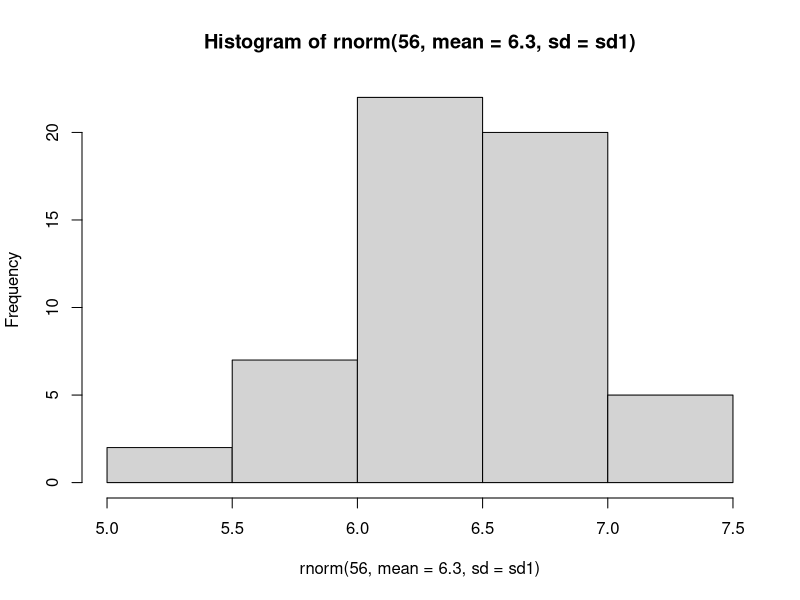
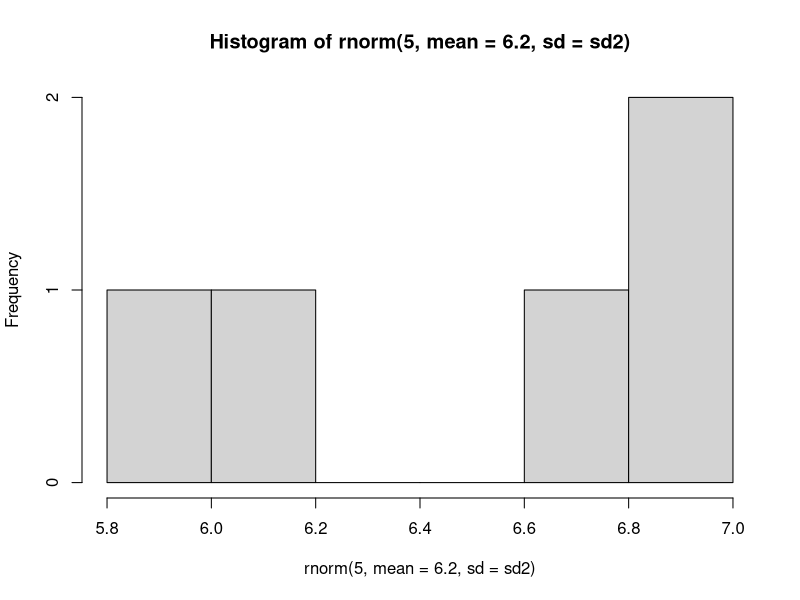
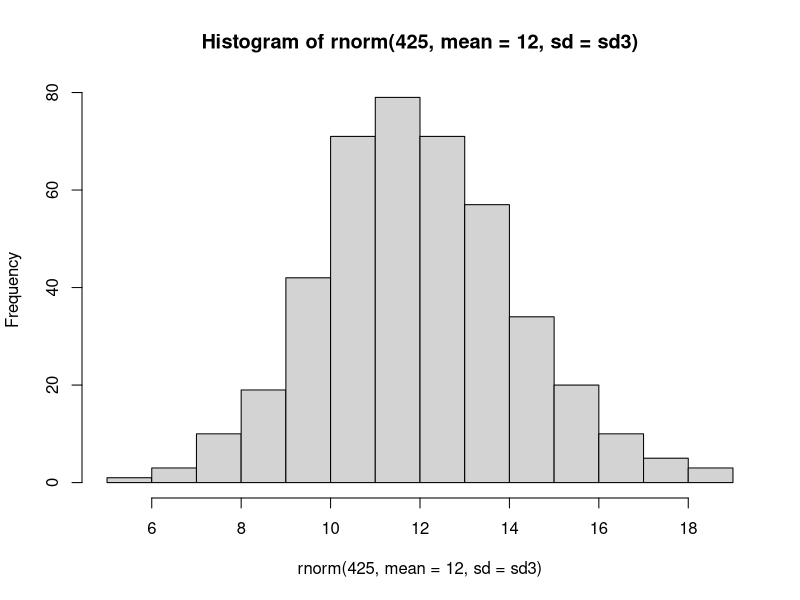
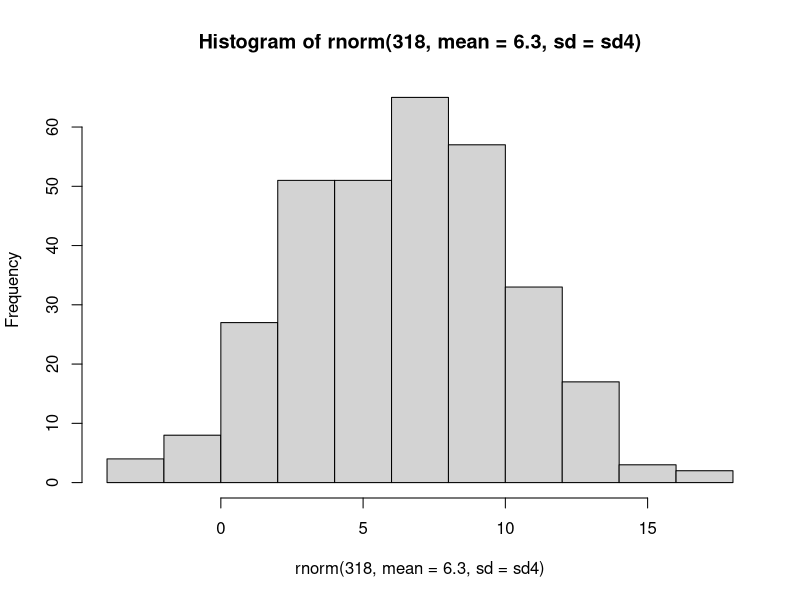
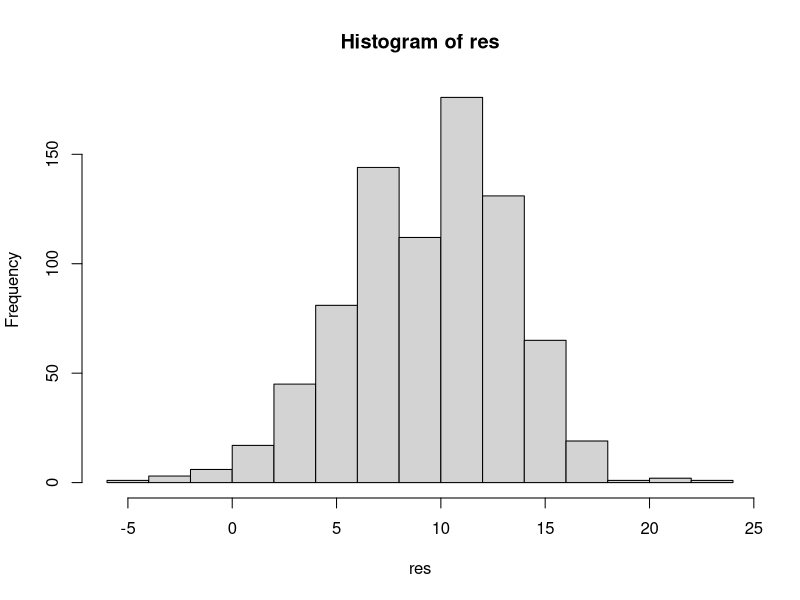
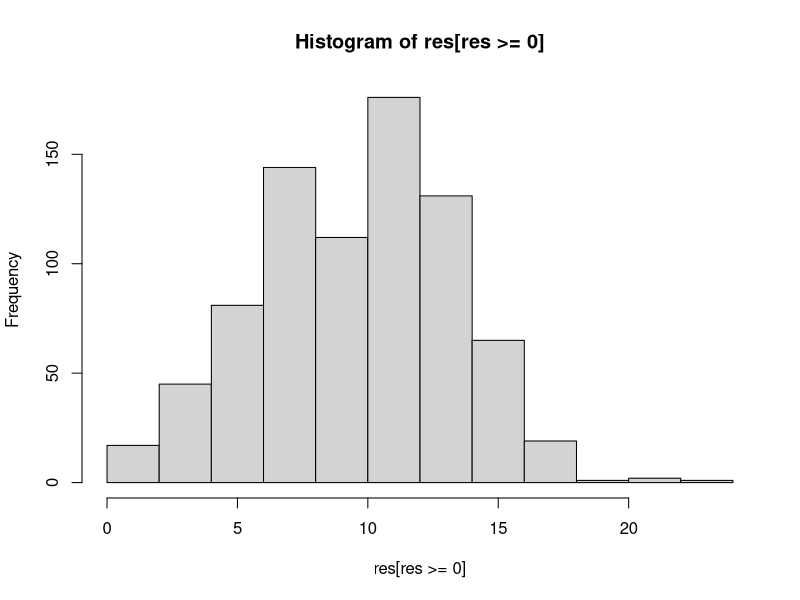
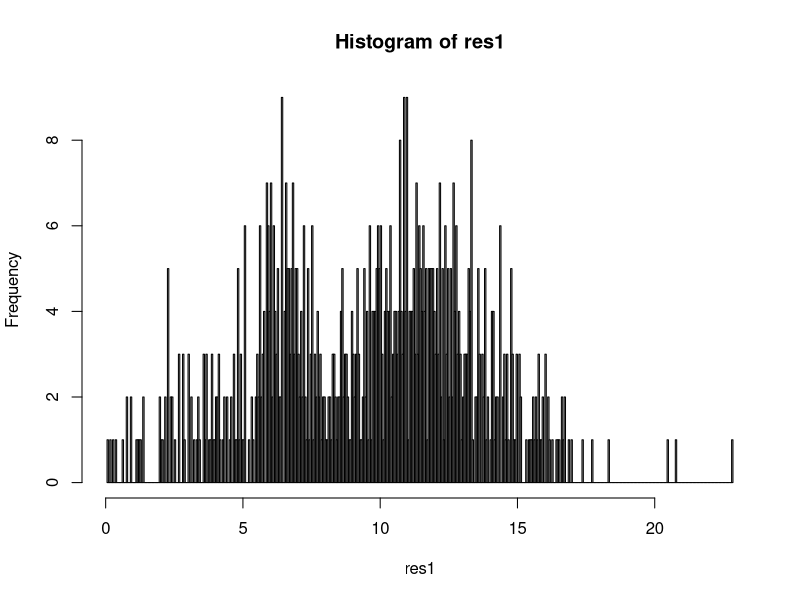
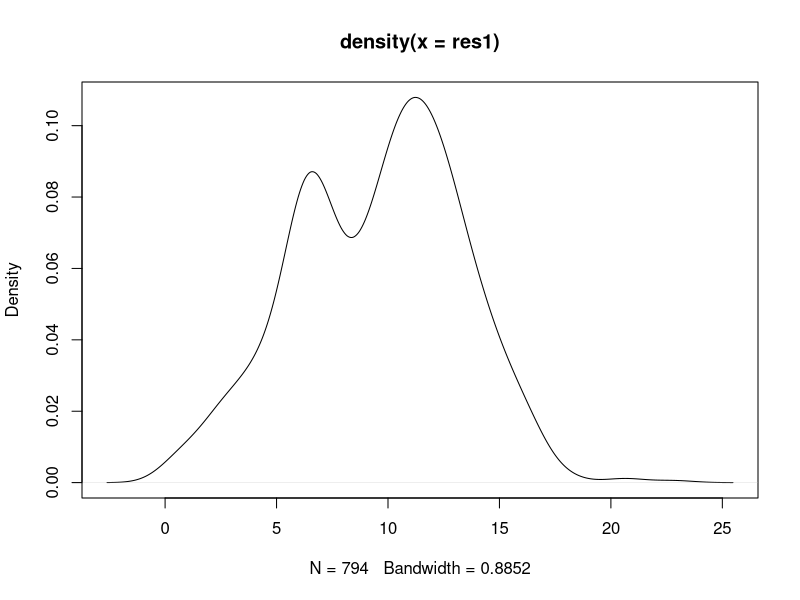

Generate these figures, in order, with R:
data<-read.csv("incubation.csv",header=F)
data<-t(data)
colnames(data)<-data[1,1:7]
labels<-colnames(data)
data<-data[2:6,2:7]
dat<-as.numeric(data[,])
dat<-as.data.frame(matrix(dat,ncol=6))
colnames(dat)<-labels[2:7]

# for 1 ...
sd1<-(7.3-6.3)/1.96
hist(rnorm(56,mean=6.3,sd=sd1))
sd2<-(8-6.2)/4
hist(rnorm(5,mean=6.2,sd=sd2))
sd3<-(21-12)/4
hist(rnorm(425,mean=12,sd=sd3))
sd4<-(21-6.3)/4
hist(rnorm(318,mean=6.3,sd=sd4))

f1<-(rnorm(56,mean=6.3,sd=sd1))
f2<-(rnorm(5,mean=6.2,sd=sd2))
f3<-(rnorm(425,mean=12,sd=sd3))
f4<-(rnorm(318,mean=6.3,sd=sd4))

res<-c(f1,f2,f3,f4)
hist(res)
hist(res[res >= 0])
res1<-(res[res >= 0])
hist(res1,breaks=500)
plot(density(res1))
plot(ecdf(res1))
z.norm<-(res1-mean(res1))/sd(res1) ## standardized data
qqnorm(z.norm) ## drawing the QQplot
abline(0,1) ## drawing a 45-degree reference line
res2<-as.matrix(res1,nrow=1)
library(fitdistrplus)
## Fit a log-normal distribution to the 50 random data set
# flnorm <- apply(res2, 2,  fitdist, "lnorm")
lnfit<-fitdist(res1,distr="lnorm")
## Plot the results 
lnfit$aic
summary(lnfit)
#plot(flnorm[[1]])
plot(lnfit)

gamfit<-fitdist(res1,distr="gamma")
## Plot the results 
gamfit$aic
summary(gamfit)
plot(gamfit)

nfit<-fitdist(res1,distr="norm")
## Plot the results 
nfit$aic
summary(nfit)
plot(nfit)
####

samples<-(rgamma(100,shape=gamfit$estimate[1],rate=gamfit$estimate[2]))
hist(samples)
